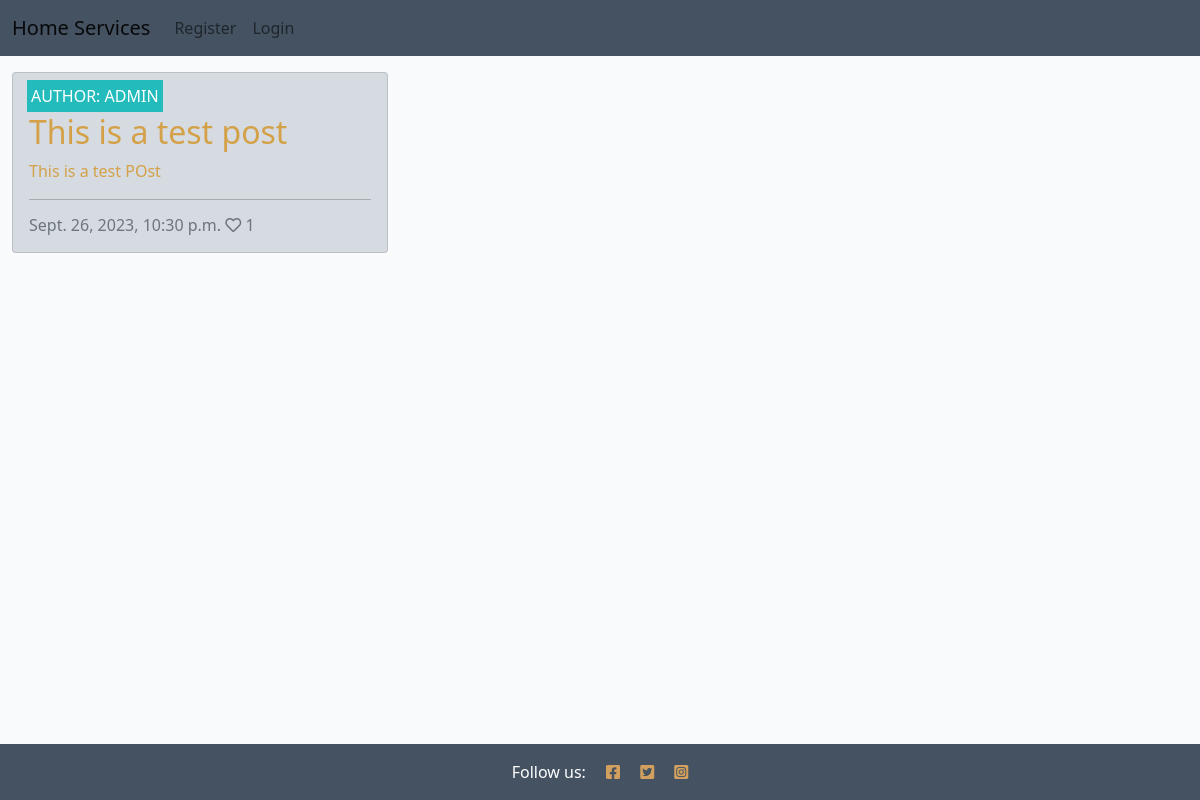
The app's page /, older data.
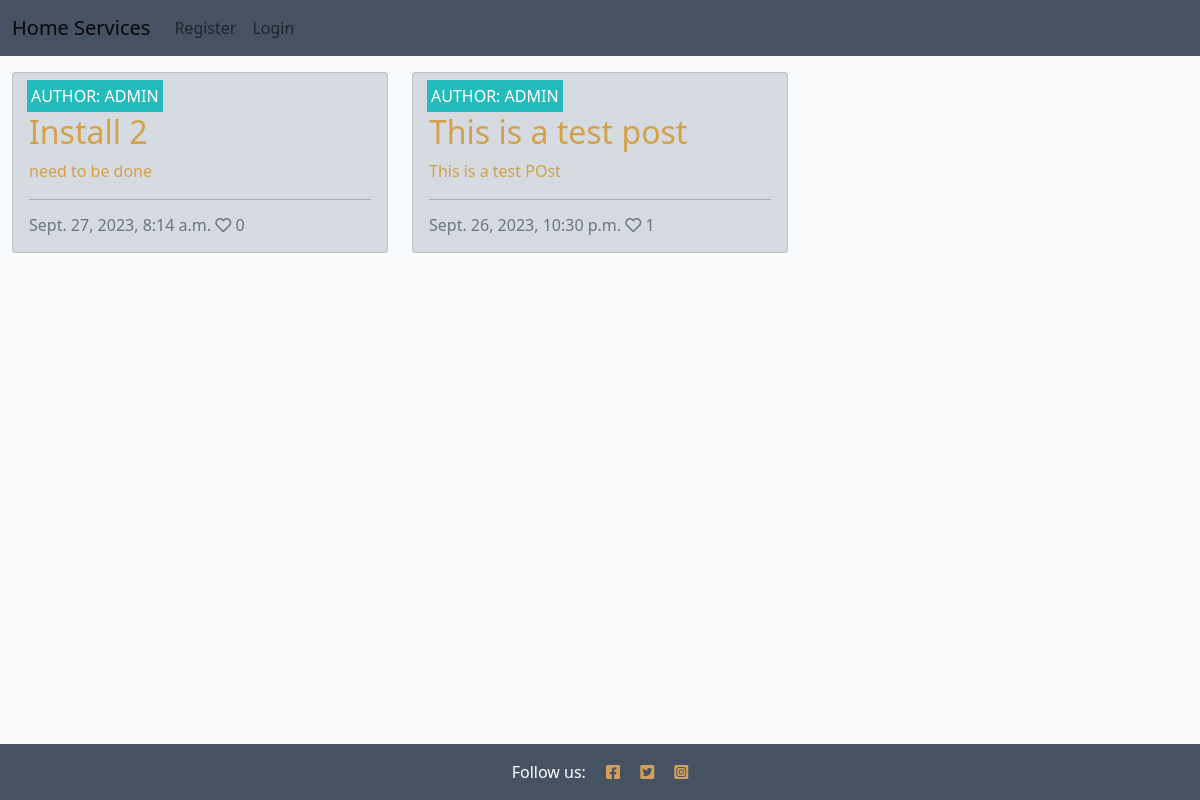
The same page, newer data.
### blog/models.py (models this page shows, shortened)
class Post(models.Model):
    title = models.CharField(max_length=200, unique=True)
    slug = models.SlugField(max_length=200, unique=True)
    author = models.ForeignKey(
        User, on_delete=models.CASCADE, related_name="blog_posts"
    )
    featured_image = CloudinaryField('image', default='placeholder')
    excerpt = models.TextField(blank=True)
    updated_on = models.DateTimeField(auto_now=True)
    content = models.TextField()
    created_on = models.DateTimeField(auto_now_add=True)
    status = models.IntegerField(choices=STATUS, default=0)
    likes = models.ManyToManyField(
        User, related_name='blogpost_like', blank=True)
    class Meta:
        ordering = ["-created_on"]
    def number_of_likes(self):
        return self.likes.count()

### blog/views.py (the view)
# urls.py: path('', views.PostList.as_view(), name='home'),
class PostList(generic.ListView):
    model = Post
    queryset = Post.objects.filter(status=1).order_by("-created_on")
    template_name = "index.html"
    paginate_by = 6

### templates/index.html (shortened to what this page needs)
{% extends "base.html" %}
{% block content %}
<div class="container-fluid">
    <div class="row">
        <div class="col-12 mt-3 left">
            <div class="row">
                {% for post in post_list %}
                <div class="col-md-4">
                    <div class="card mb-4">
                        <div class="card-body">
                            <div class="image-container">
                                <div class="image-flash">
                                    <p class="author">Author: {{ post.author }}</p>
                                </div>
                            </div>
                            <a href="{% url 'post_detail' post.slug  %}" class="post-link">
                                <h2 class="card-title">{{ post.title }}</h2>
                                <p class="card-text">{{ post.excerpt }}</p>
                            </a>
                            <hr />
                            <p class="card-text text-muted h6">{{ post.created_on}} <i class="far fa-heart"></i>
                                {{ post.number_of_likes }}</p>
                        </div>
                    </div>
                </div>
                {% endfor %}
            </div>
        </div>
    </div>
</div>
{%endblock%}

Row changes from the older to the newer data that the page shows:
added Post: author "ADMIN", title "Install 2", excerpt "need to be done", created_on "Sept. 27, 2023, 8:14 a.m.", number_of_likes "0"
